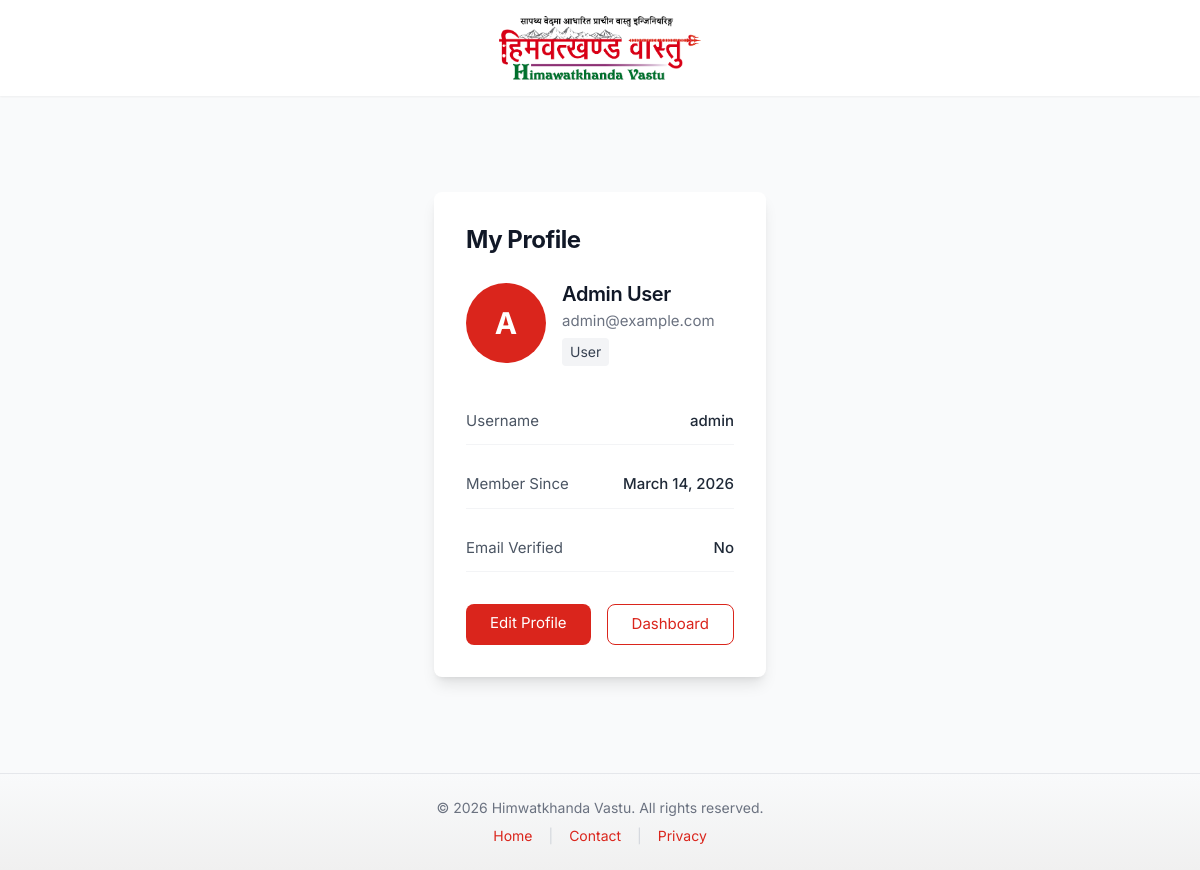
The page /accounts/profile/ (signed in) on the database its author committed.
### dashboard/models.py (models this page shows, shortened)
class CompanyInfo(models.Model):
    company_name = models.CharField(max_length=255, default='Himwatkhanda Vastu Pvt. Ltd.')
    description = models.TextField(blank=True)
    logo = models.ImageField(upload_to='company/', null=True, blank=True)
    favicon = models.ImageField(upload_to='company/', null=True, blank=True)
    email = models.EmailField(blank=True)
    phone = models.CharField(max_length=50, blank=True)
    address = models.TextField(blank=True)
    city = models.CharField(max_length=100, blank=True)
    state = models.CharField(max_length=100, blank=True)
    postal_code = models.CharField(max_length=20, blank=True)
    country = models.CharField(max_length=100, default='Nepal')
    latitude = models.DecimalField(max_digits=10, decimal_places=8, null=True, blank=True)
    longitude = models.DecimalField(max_digits=11, decimal_places=8, null=True, blank=True)
    facebook = models.URLField(blank=True)
    twitter = models.URLField(blank=True)
    instagram = models.URLField(blank=True)
    linkedin = models.URLField(blank=True)
    youtube = models.URLField(blank=True)
    whatsapp = models.CharField(max_length=50, blank=True)
    anthem = models.FileField(upload_to='company/anthem/', null=True, blank=True, help_text="Company anthem MP3 file")
    updated_at = models.DateTimeField(auto_now=True)
    class Meta:
        verbose_name = 'Company Info'
        verbose_name_plural = 'Company Info'
    @classmethod
    def get_instance(cls):
        instance, created = cls.objects.get_or_create(pk=1)
        return instance

### accounts/models.py (models this page shows, shortened)
class User(AbstractUser):
    ROLE_CHOICES = [
        ('user', 'User'),
        ('admin', 'Admin'),
    ]
    STATUS_CHOICES = [
        ('active', 'Active'),
        ('inactive', 'Inactive'),
        ('banned', 'Banned'),
    ]
    email = models.EmailField(unique=True)
    avatar = models.ImageField(upload_to='avatars/', null=True, blank=True)
    phone = models.CharField(max_length=50, blank=True)
    bio = models.TextField(blank=True)
    role = models.CharField(max_length=20, choices=ROLE_CHOICES, default='user')
    status = models.CharField(max_length=20, choices=STATUS_CHOICES, default='active')
    email_verified = models.BooleanField(default=False)
    email_verified_at = models.DateTimeField(null=True, blank=True)
    last_login_at = models.DateTimeField(null=True, blank=True)
    created_at = models.DateTimeField(auto_now_add=True)
    updated_at = models.DateTimeField(auto_now=True)
    class Meta:
        ordering = ['-created_at']
    @property
    def name(self):
        return f"{self.first_name} {self.last_name}".strip() or self.username
    @property
    def is_admin(self):
        return self.role == 'admin' or self.is_superuser

### accounts/views.py (the view)
# urls.py: path('profile/', views.ProfileView.as_view(), name='profile'),
class ProfileView(LoginRequiredMixin, TemplateView):
    template_name = 'accounts/profile.html'
    def get_context_data(self, **kwargs):
        context = super().get_context_data(**kwargs)
        context['user'] = self.request.user
        return context

### dashboard/models.py (called while the page is built)
    @classmethod
    def get_instance(cls):
        instance, created = cls.objects.get_or_create(pk=1, defaults={'name': 'CEO Name'})
        return instance

### pages/context_processors.py (called while the page is built)
def home_context(request):
    context = {}
    try:
        context['carousel_slides'] = Carousel.objects.filter(status='active').order_by('sort_order')
    except:
        context['carousel_slides'] = []
    try:
        context['featured_testimonials'] = Testimonial.objects.filter(
            status='published',
            featured=True
        ).order_by('order')[:3]
    except:
        context['featured_testimonials'] = []
    try:
        vastu_faqs = FAQ.objects.filter(category='vastu', status='active').order_by('sort_order')
        engineering_faqs = FAQ.objects.filter(category='engineering', status='active').order_by('sort_order')
        context['faqs'] = {
            'vastu': vastu_faqs,
            'engineering': engineering_faqs
        }
    except:
        context['faqs'] = {'vastu': [], 'engineering': []}
    return context

def page_context(request):
    context = {}
    try:
        context['galleries'] = Gallery.objects.filter(
            status='active'
        ).prefetch_related('images').order_by('sort_order')
    except:
        context['galleries'] = []
    try:
        products = Product.objects.filter(status='active').order_by('-featured', 'sort_order')
        category = request.GET.get('category')
        if category:
            products = products.filter(category=category)
        context['products'] = products
    except:
        context['products'] = []
    return context

### templates/accounts/profile.html (shortened to what this page needs)
{% extends 'accounts/base.html' %}
{% block content %}
<div class="max-w-2xl mx-auto px-4 py-12">
    <div class="bg-white rounded-lg shadow-lg p-8">
        <h1 class="text-2xl font-bold text-gray-900 mb-6">My Profile</h1>
        <div class="flex items-center mb-8">
            <div class="w-20 h-20 rounded-full bg-primary flex items-center justify-center mr-4">
                {% if user.avatar %}
                <img src="{{ user.avatar.url }}" alt="{{ user.name }}" class="w-20 h-20 rounded-full object-cover">
                {% else %}
                <span class="text-3xl font-bold text-white">{{ user.name|first }}</span>
                {% endif %}
            </div>
            <div>
                <h2 class="text-xl font-semibold text-gray-900">{{ user.name }}</h2>
                <p class="text-gray-500">{{ user.email }}</p>
                <span class="inline-block mt-1 px-2 py-1 bg-gray-100 text-gray-700 rounded text-sm">{{ user.get_role_display }}</span>
            </div>
        </div>
        <div class="space-y-4">
            <div class="flex justify-between py-3 border-b border-gray-100">
                <span class="text-gray-600">Username</span>
                <span class="font-medium">{{ user.username }}</span>
            </div>
            <div class="flex justify-between py-3 border-b border-gray-100">
                <span class="text-gray-600">Member Since</span>
                <span class="font-medium">{{ user.created_at|date:"F d, Y" }}</span>
            </div>
            <div class="flex justify-between py-3 border-b border-gray-100">
                <span class="text-gray-600">Email Verified</span>
                <span class="font-medium">{% if user.email_verified %}Yes{% else %}No{% endif %}</span>
            </div>
        </div>
        <div class="mt-8 flex space-x-4">
            <a href="{% url 'accounts:profile_edit' %}" class="px-6 py-2 bg-primary text-white rounded-lg hover:bg-red-700 transition-colors">
                Edit Profile
            </a>
            {% if user.is_admin %}
            <a href="{% url 'dashboard:index' %}" class="px-6 py-2 border border-primary text-primary rounded-lg hover:bg-primary hover:text-white transition-colors">
                Dashboard
            </a>
            {% endif %}
        </div>
    </div>
</div>
{% endblock %}

### templates/accounts/base.html (shortened to what this page needs)
<!DOCTYPE html>
<html lang="en">
<head>
    {% load static %}
    <script src="https://cdn.tailwindcss.com"></script>
    <link rel="stylesheet" href="{% static 'css/style.css' %}">
</head>
<body class="font-sans text-gray-800 bg-gray-50">
    <header class="bg-white shadow-sm">
        <div class="max-w-7xl mx-auto px-4 py-4">
            <div class="flex items-center justify-center">
                <a href="{% url 'pages:home' %}" class="flex items-center">
                    {% if company_info and company_info.logo %}
                    <img src="{{ company_info.logo.url }}" alt="{{ company_info.company_name }}" class="h-16 w-auto object-contain">
                    {% else %}
                    <img src="{% static 'images/logo.jpg' %}" alt="Himwatkhanda Vastu" class="h-16 w-auto object-contain">
                    {% endif %}
                </a>
            </div>
        </div>
    </header>
    <main class="min-h-[calc(100vh-200px)] flex items-center justify-center py-12 px-4">
        {% block content %}{% endblock %}
    </main>
    <footer class="bg-white border-t border-gray-200 py-6">
        <div class="max-w-7xl mx-auto px-4 text-center">
            <p class="text-sm text-gray-500">
                © {% now "Y" %} {% if company_info %}{{ company_info.company_name }}{% else %}Himwatkhanda Vastu{% endif %}. All rights reserved.
            </p>
            <div class="mt-2 flex items-center justify-center space-x-4 text-sm">
                <a href="{% url 'pages:home' %}" class="text-primary hover:text-red-700">Home</a>
                <span class="text-gray-300">|</span>
                <a href="{% url 'pages:consultation' %}" class="text-primary hover:text-red-700">Contact</a>
                <span class="text-gray-300">|</span>
                <a href="{% url 'pages:page_detail' 'privacy' %}" class="text-primary hover:text-red-700">Privacy</a>
            </div>
        </div>
    </footer>
</body>
</html>

### static/css/style.css (style rules this page uses)
:root { --primary-scarlet: #DA251C; --primary-scarlet-dark: #b91c1c; --primary-scarlet-light: rgba(218, 37, 28, 0.08); --primary-scarlet-medium: rgba(218, 37, 28, 0.15); --secondary-emerald: #006D32; --secondary-emerald-dark: #005228; --secondary-emerald-light: rgba(0, 109, 50, 0.08); --white: #FEFEFE; --off-white: #F9FAFB; --silver: #CDCDCD; --silver-light: #E5E7EB; --dim-grey: #71706E; --dim-grey-dark: #4B5563; --dim-grey-darker: #374151; --almost-black: #111827; --success-bg: rgba(0, 109, 50, 0.08); --success-text: var(--secondary-emerald); --success-border: var(--secondary-emerald); --error-bg: rgba(218, 37, 28, 0.08); --error-text: var(--primary-scarlet); --error-border: var(--primary-scarlet); --warning-bg: #FEF3C7; --warning-text: #92400E; --warning-border: #F59E0B; --info-bg: #EFF6FF; --info-text: #1E40AF; --info-border: #3B82F6; --dark-emerald: var(--secondary-emerald); --dark-emerald-light: var(--secondary-emerald-light); --dark-emerald-dark: var(--secondary-emerald-dark); }
.text-primary { color: var(--primary-scarlet) !important; }
.bg-primary { background-color: var(--primary-scarlet) !important; }
.border-primary { border-color: var(--primary-scarlet) !important; }
a { color: var(--primary-scarlet); text-decoration: none; transition: color 0.2s ease; }
body { font-family: 'Barlow', -apple-system, BlinkMacSystemFont, "Segoe UI", Roboto, Oxygen, Ubuntu, Cantarell, sans-serif; font-size: 15px; line-height: 1.7; color: var(--dim-grey-darker); background-color: #F9FAFB; }
h1, h2, h3, h4, h5, h6 { font-family: 'Albert Sans', -apple-system, BlinkMacSystemFont, "Segoe UI", Roboto, sans-serif; font-weight: 700; line-height: 1.3; letter-spacing: -0.02em; color: var(--almost-black); margin-bottom: 0.75rem; }
h1 { font-size: 2.5rem; }
h2 { font-size: 2rem; }
p { font-size: 15px; line-height: 1.7; margin-bottom: 1rem; color: var(--dim-grey-darker); }
footer { background: linear-gradient(180deg, var(--off-white) 0%, #F0F0F0 100%); }
footer a { color: var(--dim-grey); transition: all 0.2s ease; }
.max-w-7xl { max-width: 80rem; margin-left: auto; margin-right: auto; }
.py-4 { padding-top: 1rem; padding-bottom: 1rem; }
.py-12 { padding-top: 3rem; padding-bottom: 3rem; }
.mb-6 { margin-bottom: 1.5rem; }
.mb-8 { margin-bottom: 2rem; }
.text-center { text-align: center; }
.text-xl { font-size: 1.25rem; }
.text-2xl { font-size: 1.5rem; }
.text-3xl { font-size: 1.875rem; }
.font-bold { font-weight: 700; }
.font-semibold { font-weight: 600; }
.font-medium { font-weight: 500; }
.rounded { border-radius: 0.25rem; }
.rounded-lg { border-radius: 0.5rem; }
.rounded-full { border-radius: 9999px; }
.shadow-lg { box-shadow: 0 10px 15px -3px rgba(0, 0, 0, 0.1), 0 4px 6px -2px rgba(0, 0, 0, 0.05); }
.h-16 { height: 4rem; }
.h-20 { height: 5rem; }
.mx-auto { margin-left: auto; margin-right: auto; }
.items-center { align-items: center; }
.justify-center { justify-content: center; }
.justify-between { justify-content: space-between; }
.flex { display: flex; }
.space-x-4 > * + * { margin-left: 1rem; }
.border-b { border-bottom: 1px solid var(--silver); }
.border-t { border-top: 1px solid var(--silver); }
.inline-block { display: inline-block; }

### rows shown on the page
CompanyInfo: logo (picture), company_name "Himwatkhanda Vastu"
User: name|first "A", name "Admin User", email "admin@example.com", role "User", username "admin", created_at "March 14, 2026"
